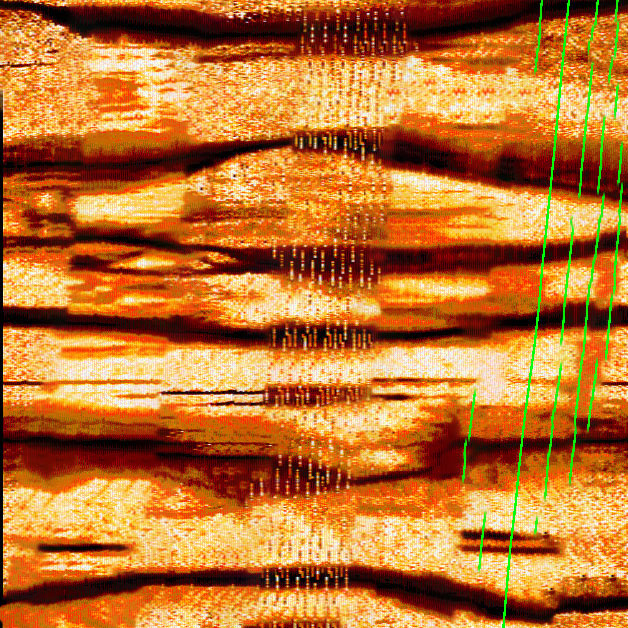
#> input picture Opencv/104.jpg, 628 x 628 px
$ python '图像滤波.py'
#> lines starting #> are read from the running program, lines starting #| are printed output that depends on the picture; after the words box and inside, x2 and y2 are one past the last pixel; in counts of white or black regions, pixels touching at a corner belong together
import cv2 as cv2
import numpy as np
#读取图片
img = cv2.imread("104.jpg")
#> img is the input picture: shape (628, 628, 3); mean B, G, R 49.3, 115.5, 187.2
#设置成灰度图
gray = cv2.cvtColor(img, cv2.COLOR_BGR2GRAY)
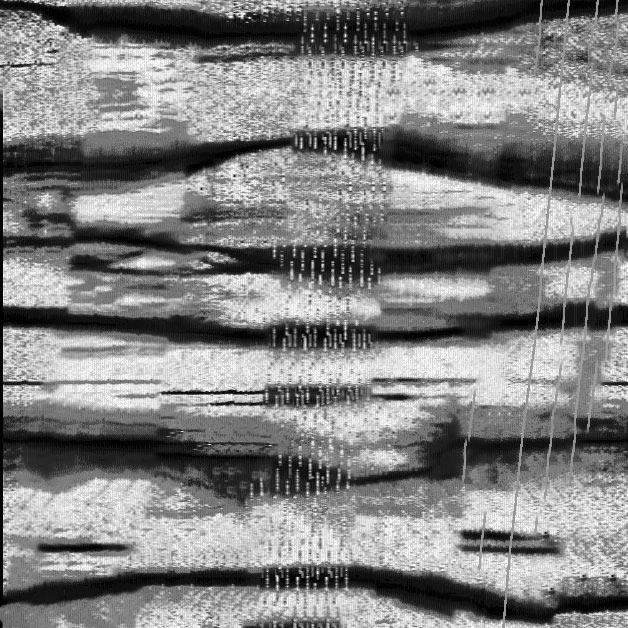
#> gray: shape (628, 628); min 0, max 255, mean 129.4
#二值化
t1, dst1 = cv2.threshold(gray, 40, 255, cv2.THRESH_BINARY)
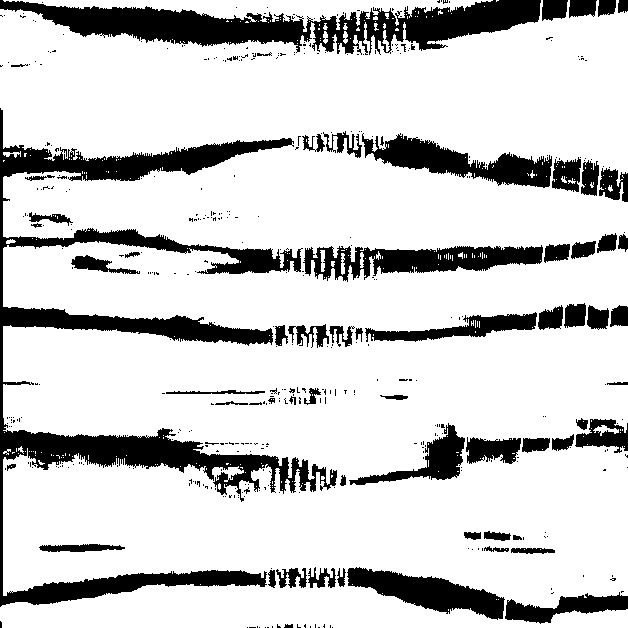
#> dst1: shape (628, 628); 81.1% white; 434 black regions (371 under 20 px), largest, box (x1, y1, x2, y2) and area: (0, 108, 337, 607) 27267, (0, 0, 541, 55) 13664, (303, 245, 543, 282) 4733
#中值滤波
result1 = cv2.medianBlur(dst1,5)
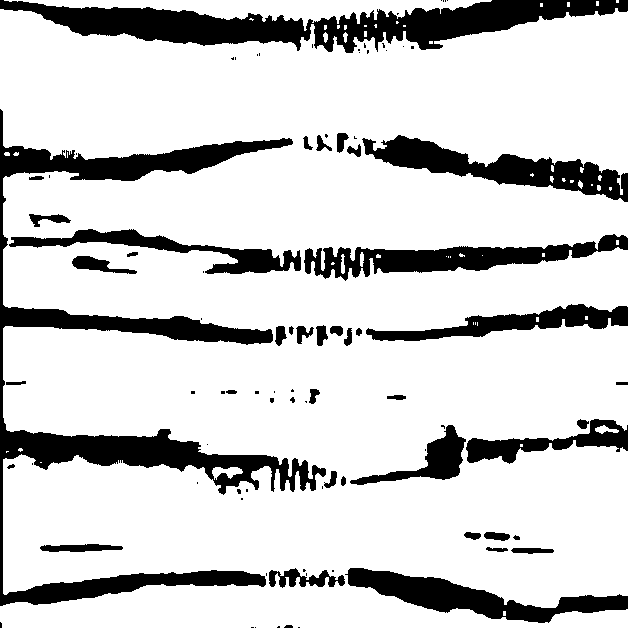
#> result1: shape (628, 628); 81.4% white; 91 black regions (49 under 20 px), largest, box (x1, y1, x2, y2) and area: (0, 109, 326, 606) 23516, (0, 0, 628, 53) 14962, (362, 135, 628, 202) 6337
#高斯滤波
result2 = cv2.GaussianBlur(dst1,(0,0),8)
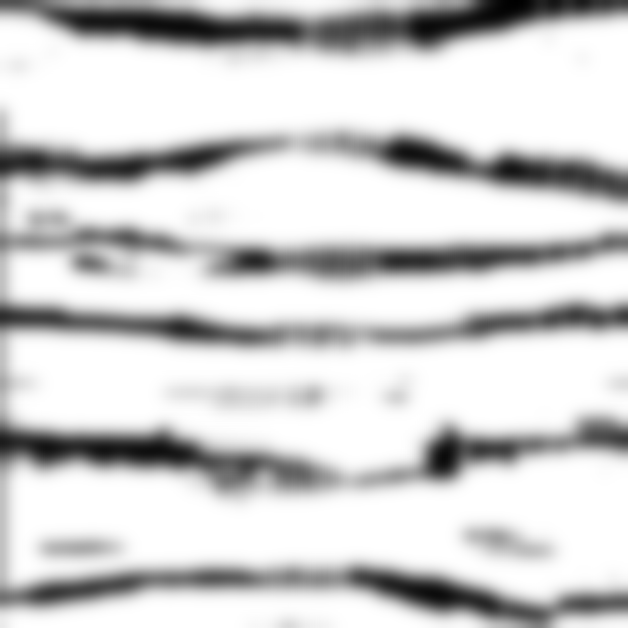
#> result2: shape (628, 628); min 0, max 255, mean 206.8

cv2.imshow("original",dst1)
cv2.imshow("result1",result1)
cv2.imshow("result2",result2)
cv2.waitKey(0)
cv2.destroyAllWindows()
